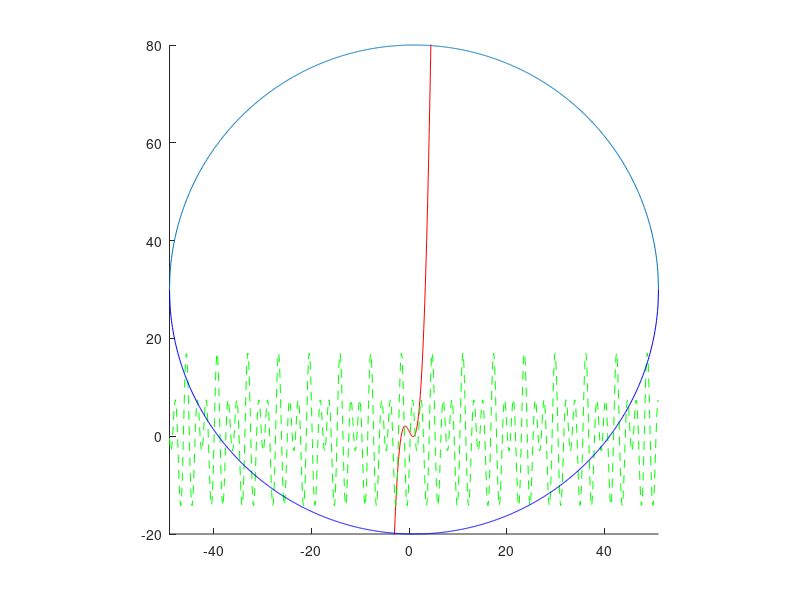
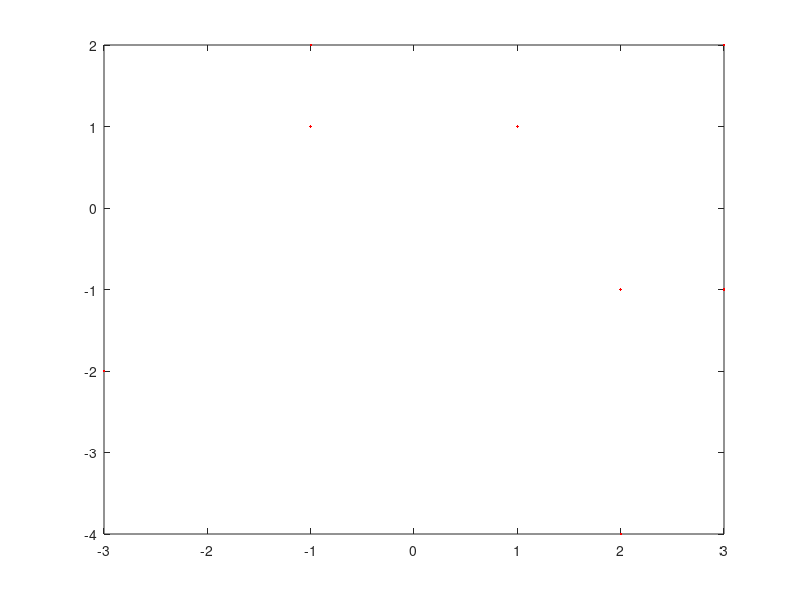
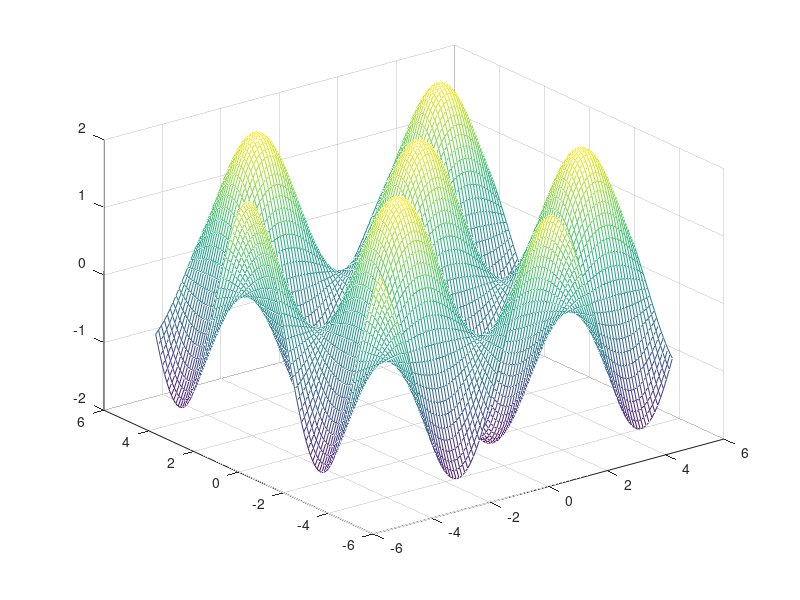

The MATLAB source for these figures, in order:
% bai tap 3

clear
clc
close all

% 1.
x = -49 : 0.1 : 51;
y1 = x.^3 - 2*x + 1;
y2 = 10*sin(3*x) - 7*cos(2*x);
y3_1 = (50*50 - (x-1).^2).^(1/2) + 30; 
y3_2 = -(50*50 - (x-1).^2).^(1/2) + 30;

figure, hold on
axis([-49 51 -20 80]);
plot(x, y1, 'r-');
plot(x, y2, 'g--');
plot(x, y3_1, x, y3_2, 'b-');
axis square
hold off;

% 2.
x = [1 -1 3 -1 2 3 2 -3];
y = [1 1 -1 2 -1 2 -4 -2];
figure, plot(x,y,'r.');

% 3.
[x, y] = meshgrid(-5:0.1:5, -5:0.1:5);
z = sin(x+y) + cos(x-y);
figure, mesh(x, y, z);